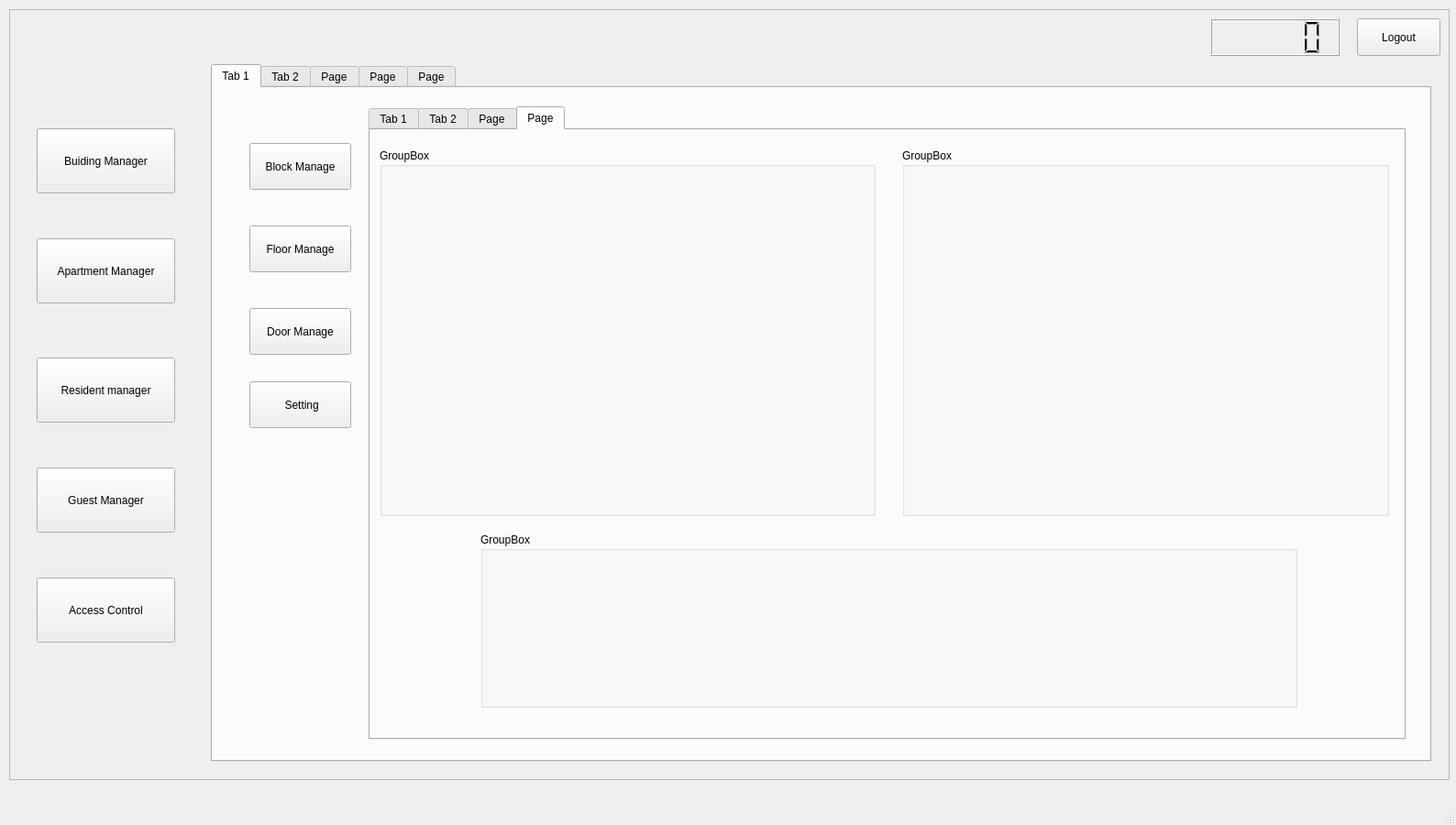
<?xml version="1.0" encoding="UTF-8"?>
<ui version="4.0">
 <class>MainWindow</class>
 <widget class="QMainWindow" name="MainWindow">
  <property name="geometry">
   <rect>
    <x>0</x>
    <y>0</y>
    <width>1588</width>
    <height>900</height>
   </rect>
  </property>
  <property name="windowTitle">
   <string>MainWindow</string>
  </property>
  <widget class="QWidget" name="centralwidget">
   <widget class="QFrame" name="frame_login">
    <property name="enabled">
     <bool>false</bool>
    </property>
    <property name="geometry">
     <rect>
      <x>390</x>
      <y>170</y>
      <width>851</width>
      <height>531</height>
     </rect>
    </property>
    <property name="font">
     <font>
      <pointsize>13</pointsize>
     </font>
    </property>
    <property name="frameShape">
     <enum>QFrame::NoFrame</enum>
    </property>
    <property name="frameShadow">
     <enum>QFrame::Raised</enum>
    </property>
    <widget class="QLabel" name="label_login">
     <property name="geometry">
      <rect>
       <x>270</x>
       <y>70</y>
       <width>311</width>
       <height>71</height>
      </rect>
     </property>
     <property name="font">
      <font>
       <pointsize>40</pointsize>
       <weight>75</weight>
       <bold>true</bold>
      </font>
     </property>
     <property name="text">
      <string>LOGIN</string>
     </property>
     <property name="alignment">
      <set>Qt::AlignCenter</set>
     </property>
    </widget>
    <widget class="QLabel" name="label_error">
     <property name="geometry">
      <rect>
       <x>200</x>
       <y>160</y>
       <width>451</width>
       <height>41</height>
      </rect>
     </property>
     <property name="font">
      <font>
       <pointsize>14</pointsize>
       <weight>75</weight>
       <italic>true</italic>
       <bold>true</bold>
      </font>
     </property>
     <property name="text">
      <string>Error</string>
     </property>
     <property name="alignment">
      <set>Qt::AlignCenter</set>
     </property>
    </widget>
    <widget class="QLabel" name="label_username">
     <property name="geometry">
      <rect>
       <x>170</x>
       <y>230</y>
       <width>101</width>
       <height>17</height>
      </rect>
     </property>
     <property name="font">
      <font>
       <pointsize>14</pointsize>
      </font>
     </property>
     <property name="text">
      <string>Username</string>
     </property>
    </widget>
    <widget class="QLabel" name="label_password">
     <property name="geometry">
      <rect>
       <x>170</x>
       <y>310</y>
       <width>101</width>
       <height>17</height>
      </rect>
     </property>
     <property name="font">
      <font>
       <pointsize>14</pointsize>
      </font>
     </property>
     <property name="text">
      <string>Password</string>
     </property>
    </widget>
    <widget class="QPushButton" name="pushButton_login">
     <property name="geometry">
      <rect>
       <x>360</x>
       <y>390</y>
       <width>131</width>
       <height>41</height>
      </rect>
     </property>
     <property name="font">
      <font>
       <pointsize>13</pointsize>
       <weight>75</weight>
       <bold>true</bold>
      </font>
     </property>
     <property name="text">
      <string>Login</string>
     </property>
    </widget>
    <widget class="QLineEdit" name="lineEdit_username">
     <property name="geometry">
      <rect>
       <x>310</x>
       <y>220</y>
       <width>291</width>
       <height>31</height>
      </rect>
     </property>
     <property name="focusPolicy">
      <enum>Qt::StrongFocus</enum>
     </property>
     <property name="placeholderText">
      <string>Enter your username</string>
     </property>
    </widget>
    <widget class="QLineEdit" name="lineEdit_password">
     <property name="geometry">
      <rect>
       <x>310</x>
       <y>290</y>
       <width>291</width>
       <height>31</height>
      </rect>
     </property>
     <property name="placeholderText">
      <string>Enter your password</string>
     </property>
    </widget>
   </widget>
   <widget class="QFrame" name="frame_main">
    <property name="geometry">
     <rect>
      <x>10</x>
      <y>10</y>
      <width>1571</width>
      <height>841</height>
     </rect>
    </property>
    <property name="frameShape">
     <enum>QFrame::StyledPanel</enum>
    </property>
    <property name="frameShadow">
     <enum>QFrame::Raised</enum>
    </property>
    <widget class="QPushButton" name="pushButton_buiding_manager">
     <property name="geometry">
      <rect>
       <x>30</x>
       <y>130</y>
       <width>151</width>
       <height>71</height>
      </rect>
     </property>
     <property name="text">
      <string>Buiding Manager</string>
     </property>
    </widget>
    <widget class="QPushButton" name="pushButton_resident_manager">
     <property name="geometry">
      <rect>
       <x>30</x>
       <y>380</y>
       <width>151</width>
       <height>71</height>
      </rect>
     </property>
     <property name="text">
      <string>Resident manager</string>
     </property>
    </widget>
    <widget class="QPushButton" name="pushButton_apartment_manager">
     <property name="geometry">
      <rect>
       <x>30</x>
       <y>250</y>
       <width>151</width>
       <height>71</height>
      </rect>
     </property>
     <property name="text">
      <string>Apartment Manager</string>
     </property>
    </widget>
    <widget class="QPushButton" name="pushButton_gest_manager">
     <property name="geometry">
      <rect>
       <x>30</x>
       <y>500</y>
       <width>151</width>
       <height>71</height>
      </rect>
     </property>
     <property name="text">
      <string>Guest Manager</string>
     </property>
    </widget>
    <widget class="QPushButton" name="pushButton_video_access_control">
     <property name="geometry">
      <rect>
       <x>30</x>
       <y>620</y>
       <width>151</width>
       <height>71</height>
      </rect>
     </property>
     <property name="text">
      <string>Access Control</string>
     </property>
    </widget>
    <widget class="QPushButton" name="pushButton_logout">
     <property name="geometry">
      <rect>
       <x>1470</x>
       <y>10</y>
       <width>91</width>
       <height>41</height>
      </rect>
     </property>
     <property name="text">
      <string>Logout</string>
     </property>
    </widget>
    <widget class="QTabWidget" name="tabWidget_main">
     <property name="geometry">
      <rect>
       <x>220</x>
       <y>60</y>
       <width>1331</width>
       <height>761</height>
      </rect>
     </property>
     <property name="currentIndex">
      <number>0</number>
     </property>
     <widget class="QWidget" name="tab">
      <attribute name="title">
       <string>Tab 1</string>
      </attribute>
      <widget class="QPushButton" name="pushButton_block_manage">
       <property name="geometry">
        <rect>
         <x>40</x>
         <y>60</y>
         <width>111</width>
         <height>51</height>
        </rect>
       </property>
       <property name="text">
        <string>Block Manage</string>
       </property>
      </widget>
      <widget class="QPushButton" name="pushButton_floor_manage">
       <property name="geometry">
        <rect>
         <x>40</x>
         <y>150</y>
         <width>111</width>
         <height>51</height>
        </rect>
       </property>
       <property name="text">
        <string>Floor Manage</string>
       </property>
      </widget>
      <widget class="QPushButton" name="pushButton_door_manage">
       <property name="geometry">
        <rect>
         <x>40</x>
         <y>240</y>
         <width>111</width>
         <height>51</height>
        </rect>
       </property>
       <property name="text">
        <string>Door Manage</string>
       </property>
      </widget>
      <widget class="QTabWidget" name="tabWidget_block_manage">
       <property name="geometry">
        <rect>
         <x>170</x>
         <y>20</y>
         <width>1131</width>
         <height>691</height>
        </rect>
       </property>
       <property name="currentIndex">
        <number>3</number>
       </property>
       <widget class="QWidget" name="tab_6">
        <attribute name="title">
         <string>Tab 1</string>
        </attribute>
        <widget class="QGroupBox" name="groupBox_block_edit">
         <property name="geometry">
          <rect>
           <x>710</x>
           <y>60</y>
           <width>401</width>
           <height>491</height>
          </rect>
         </property>
         <property name="title">
          <string/>
         </property>
         <widget class="QLabel" name="label_2">
          <property name="geometry">
           <rect>
            <x>20</x>
            <y>40</y>
            <width>81</width>
            <height>31</height>
           </rect>
          </property>
          <property name="text">
           <string>ID</string>
          </property>
         </widget>
         <widget class="QLineEdit" name="lineEdit_id_block">
          <property name="geometry">
           <rect>
            <x>170</x>
            <y>40</y>
            <width>111</width>
            <height>31</height>
           </rect>
          </property>
         </widget>
         <widget class="QLabel" name="label_3">
          <property name="geometry">
           <rect>
            <x>20</x>
            <y>100</y>
            <width>81</width>
            <height>31</height>
           </rect>
          </property>
          <property name="text">
           <string>Name</string>
          </property>
         </widget>
         <widget class="QLabel" name="label_4">
          <property name="geometry">
           <rect>
            <x>20</x>
            <y>160</y>
            <width>131</width>
            <height>31</height>
           </rect>
          </property>
          <property name="text">
           <string>Number of Floor</string>
          </property>
         </widget>
         <widget class="QLabel" name="label_5">
          <property name="geometry">
           <rect>
            <x>20</x>
            <y>220</y>
            <width>131</width>
            <height>31</height>
           </rect>
          </property>
          <property name="text">
           <string>Location</string>
          </property>
         </widget>
         <widget class="QLabel" name="label_6">
          <property name="geometry">
           <rect>
            <x>20</x>
            <y>280</y>
            <width>131</width>
            <height>31</height>
           </rect>
          </property>
          <property name="text">
           <string>Acreage</string>
          </property>
         </widget>
         <widget class="QLineEdit" name="lineEdit_name_block">
          <property name="geometry">
           <rect>
            <x>170</x>
            <y>100</y>
            <width>221</width>
            <height>31</height>
           </rect>
          </property>
         </widget>
         <widget class="QLineEdit" name="lineEdit_location_block">
          <property name="geometry">
           <rect>
            <x>170</x>
            <y>220</y>
            <width>221</width>
            <height>31</height>
           </rect>
          </property>
         </widget>
         <widget class="QSpinBox" name="spinBox_numOfFloor_block">
          <property name="geometry">
           <rect>
            <x>170</x>
            <y>160</y>
            <width>61</width>
            <height>31</height>
           </rect>
          </property>
         </widget>
         <widget class="QDoubleSpinBox" name="doubleSpinBox_acreage_block">
          <property name="geometry">
           <rect>
            <x>170</x>
            <y>280</y>
            <width>111</width>
            <height>31</height>
           </rect>
          </property>
         </widget>
         <widget class="QLabel" name="label_7">
          <property name="geometry">
           <rect>
            <x>290</x>
            <y>280</y>
            <width>81</width>
            <height>31</height>
           </rect>
          </property>
          <property name="text">
           <string>m2</string>
          </property>
         </widget>
         <widget class="QPushButton" name="pushButton_add_block">
          <property name="geometry">
           <rect>
            <x>10</x>
            <y>440</y>
            <width>111</width>
            <height>41</height>
           </rect>
          </property>
          <property name="text">
           <string>Add</string>
          </property>
         </widget>
         <widget class="QPushButton" name="pushButton_edit_block">
          <property name="geometry">
           <rect>
            <x>150</x>
            <y>440</y>
            <width>111</width>
            <height>41</height>
           </rect>
          </property>
          <property name="text">
           <string>Edit</string>
          </property>
         </widget>
         <widget class="QPushButton" name="pushButton_delete_block">
          <property name="geometry">
           <rect>
            <x>290</x>
            <y>440</y>
            <width>101</width>
            <height>41</height>
           </rect>
          </property>
          <property name="text">
           <string>Delete</string>
          </property>
         </widget>
        </widget>
        <widget class="QGroupBox" name="groupBox_table_block">
         <property name="geometry">
          <rect>
           <x>30</x>
           <y>60</y>
           <width>621</width>
           <height>491</height>
          </rect>
         </property>
         <property name="title">
          <string/>
         </property>
         <widget class="QComboBox" name="comboBox_search_block">
          <property name="geometry">
           <rect>
            <x>20</x>
            <y>30</y>
            <width>161</width>
            <height>31</height>
           </rect>
          </property>
         </widget>
         <widget class="QLineEdit" name="lineEdit_search_block">
          <property name="geometry">
           <rect>
            <x>320</x>
            <y>30</y>
            <width>281</width>
            <height>31</height>
           </rect>
          </property>
          <property name="placeholderText">
           <string>Enter the value of block to seach</string>
          </property>
         </widget>
         <widget class="QTableView" name="tableView_block">
          <property name="geometry">
           <rect>
            <x>20</x>
            <y>80</y>
            <width>581</width>
            <height>401</height>
           </rect>
          </property>
         </widget>
        </widget>
       </widget>
       <widget class="QWidget" name="tab_7">
        <attribute name="title">
         <string>Tab 2</string>
        </attribute>
        <widget class="QGroupBox" name="groupBox_floor_edit">
         <property name="geometry">
          <rect>
           <x>710</x>
           <y>60</y>
           <width>401</width>
           <height>491</height>
          </rect>
         </property>
         <property name="title">
          <string/>
         </property>
         <widget class="QLabel" name="label_8">
          <property name="geometry">
           <rect>
            <x>20</x>
            <y>40</y>
            <width>81</width>
            <height>31</height>
           </rect>
          </property>
          <property name="text">
           <string>ID</string>
          </property>
         </widget>
         <widget class="QLineEdit" name="lineEdit_id_floor">
          <property name="geometry">
           <rect>
            <x>170</x>
            <y>40</y>
            <width>111</width>
            <height>31</height>
           </rect>
          </property>
         </widget>
         <widget class="QLabel" name="label_9">
          <property name="geometry">
           <rect>
            <x>20</x>
            <y>100</y>
            <width>81</width>
            <height>31</height>
           </rect>
          </property>
          <property name="text">
           <string>Name</string>
          </property>
         </widget>
         <widget class="QLabel" name="label_10">
          <property name="geometry">
           <rect>
            <x>20</x>
            <y>160</y>
            <width>131</width>
            <height>31</height>
           </rect>
          </property>
          <property name="text">
           <string>Building</string>
          </property>
         </widget>
         <widget class="QLabel" name="label_11">
          <property name="geometry">
           <rect>
            <x>20</x>
            <y>220</y>
            <width>131</width>
            <height>31</height>
           </rect>
          </property>
          <property name="text">
           <string>Type Of Floor</string>
          </property>
         </widget>
         <widget class="QLabel" name="label_12">
          <property name="geometry">
           <rect>
            <x>20</x>
            <y>280</y>
            <width>141</width>
            <height>31</height>
           </rect>
          </property>
          <property name="text">
           <string>Num Of Apartment</string>
          </property>
         </widget>
         <widget class="QLineEdit" name="lineEdit_name_block_2">
          <property name="geometry">
           <rect>
            <x>170</x>
            <y>100</y>
            <width>211</width>
            <height>31</height>
           </rect>
          </property>
         </widget>
         <widget class="QPushButton" name="pushButton_add_floor">
          <property name="geometry">
           <rect>
            <x>10</x>
            <y>440</y>
            <width>111</width>
            <height>41</height>
           </rect>
          </property>
          <property name="text">
           <string>Add</string>
          </property>
         </widget>
         <widget class="QPushButton" name="pushButton_edit_floor">
          <property name="geometry">
           <rect>
            <x>150</x>
            <y>440</y>
            <width>111</width>
            <height>41</height>
           </rect>
          </property>
          <property name="text">
           <string>Edit</string>
          </property>
         </widget>
         <widget class="QPushButton" name="pushButton_delete_floor">
          <property name="geometry">
           <rect>
            <x>290</x>
            <y>440</y>
            <width>101</width>
            <height>41</height>
           </rect>
          </property>
          <property name="text">
           <string>Delete</string>
          </property>
         </widget>
         <widget class="QComboBox" name="comboBox_floor_building">
          <property name="geometry">
           <rect>
            <x>170</x>
            <y>160</y>
            <width>181</width>
            <height>31</height>
           </rect>
          </property>
         </widget>
         <widget class="QComboBox" name="comboBox_typeOfFloor">
          <property name="geometry">
           <rect>
            <x>170</x>
            <y>220</y>
            <width>181</width>
            <height>31</height>
           </rect>
          </property>
         </widget>
         <widget class="QSpinBox" name="spinBox_numOfApartment">
          <property name="geometry">
           <rect>
            <x>170</x>
            <y>280</y>
            <width>81</width>
            <height>31</height>
           </rect>
          </property>
         </widget>
        </widget>
        <widget class="QGroupBox" name="groupBox_table_floor">
         <property name="geometry">
          <rect>
           <x>30</x>
           <y>60</y>
           <width>621</width>
           <height>491</height>
          </rect>
         </property>
         <property name="title">
          <string/>
         </property>
         <widget class="QComboBox" name="comboBox_search_floor">
          <property name="geometry">
           <rect>
            <x>20</x>
            <y>30</y>
            <width>161</width>
            <height>31</height>
           </rect>
          </property>
         </widget>
         <widget class="QLineEdit" name="lineEdit_search_floor">
          <property name="geometry">
           <rect>
            <x>320</x>
            <y>30</y>
            <width>281</width>
            <height>31</height>
           </rect>
          </property>
          <property name="placeholderText">
           <string>Enter the value of floor to seach</string>
          </property>
         </widget>
         <widget class="QTableView" name="tableView_floor">
          <property name="geometry">
           <rect>
            <x>20</x>
            <y>80</y>
            <width>581</width>
            <height>401</height>
           </rect>
          </property>
         </widget>
        </widget>
       </widget>
       <widget class="QWidget" name="tab_8">
        <attribute name="title">
         <string>Page</string>
        </attribute>
        <widget class="QGroupBox" name="groupBox_table_floor_2">
         <property name="geometry">
          <rect>
           <x>30</x>
           <y>60</y>
           <width>621</width>
           <height>491</height>
          </rect>
         </property>
         <property name="title">
          <string/>
         </property>
         <widget class="QComboBox" name="comboBox_search_door">
          <property name="geometry">
           <rect>
            <x>20</x>
            <y>30</y>
            <width>161</width>
            <height>31</height>
           </rect>
          </property>
         </widget>
         <widget class="QLineEdit" name="lineEdit_search_door">
          <property name="geometry">
           <rect>
            <x>320</x>
            <y>30</y>
            <width>281</width>
            <height>31</height>
           </rect>
          </property>
          <property name="placeholderText">
           <string>Enter the value of floor to seach</string>
          </property>
         </widget>
         <widget class="QTableView" name="tableView_door">
          <property name="geometry">
           <rect>
            <x>20</x>
            <y>80</y>
            <width>581</width>
            <height>401</height>
           </rect>
          </property>
         </widget>
        </widget>
        <widget class="QGroupBox" name="groupBox_floor_edit_2">
         <property name="geometry">
          <rect>
           <x>710</x>
           <y>60</y>
           <width>401</width>
           <height>491</height>
          </rect>
         </property>
         <property name="title">
          <string/>
         </property>
         <widget class="QLabel" name="label_13">
          <property name="geometry">
           <rect>
            <x>20</x>
            <y>40</y>
            <width>81</width>
            <height>31</height>
           </rect>
          </property>
          <property name="text">
           <string>ID</string>
          </property>
         </widget>
         <widget class="QLineEdit" name="lineEdit_id_door">
          <property name="geometry">
           <rect>
            <x>170</x>
            <y>40</y>
            <width>111</width>
            <height>31</height>
           </rect>
          </property>
         </widget>
         <widget class="QLabel" name="label_14">
          <property name="geometry">
           <rect>
            <x>20</x>
            <y>100</y>
            <width>81</width>
            <height>31</height>
           </rect>
          </property>
          <property name="text">
           <string>Name</string>
          </property>
         </widget>
         <widget class="QLabel" name="label_15">
          <property name="geometry">
           <rect>
            <x>20</x>
            <y>160</y>
            <width>131</width>
            <height>31</height>
           </rect>
          </property>
          <property name="text">
           <string>Floor</string>
          </property>
         </widget>
         <widget class="QLabel" name="label_16">
          <property name="geometry">
           <rect>
            <x>20</x>
            <y>220</y>
            <width>131</width>
            <height>31</height>
           </rect>
          </property>
          <property name="text">
           <string>Permission</string>
          </property>
         </widget>
         <widget class="QLineEdit" name="lineEdit_name_door">
          <property name="geometry">
           <rect>
            <x>170</x>
            <y>100</y>
            <width>211</width>
            <height>31</height>
           </rect>
          </property>
         </widget>
         <widget class="QPushButton" name="pushButton_add_floor_2">
          <property name="geometry">
           <rect>
            <x>10</x>
            <y>440</y>
            <width>111</width>
            <height>41</height>
           </rect>
          </property>
          <property name="text">
           <string>Add</string>
          </property>
         </widget>
         <widget class="QPushButton" name="pushButton_edit_floor_2">
          <property name="geometry">
           <rect>
            <x>150</x>
            <y>440</y>
            <width>111</width>
            <height>41</height>
           </rect>
          </property>
          <property name="text">
           <string>Edit</string>
          </property>
         </widget>
         <widget class="QPushButton" name="pushButton_delete_floor_2">
          <property name="geometry">
           <rect>
            <x>290</x>
            <y>440</y>
            <width>101</width>
            <height>41</height>
           </rect>
          </property>
          <property name="text">
           <string>Delete</string>
          </property>
         </widget>
         <widget class="QComboBox" name="comboBox_door_permission">
          <property name="geometry">
           <rect>
            <x>170</x>
            <y>220</y>
            <width>181</width>
            <height>31</height>
           </rect>
          </property>
         </widget>
         <widget class="QSpinBox" name="spinBox_floor_floorNumber">
          <property name="geometry">
           <rect>
            <x>170</x>
            <y>160</y>
            <width>81</width>
            <height>31</height>
           </rect>
          </property>
         </widget>
        </widget>
       </widget>
       <widget class="QWidget" name="tab_9">
        <attribute name="title">
         <string>Page</string>
        </attribute>
        <widget class="QGroupBox" name="groupBox">
         <property name="geometry">
          <rect>
           <x>10</x>
           <y>20</y>
           <width>541</width>
           <height>401</height>
          </rect>
         </property>
         <property name="title">
          <string>GroupBox</string>
         </property>
        </widget>
        <widget class="QGroupBox" name="groupBox_2">
         <property name="geometry">
          <rect>
           <x>580</x>
           <y>20</y>
           <width>531</width>
           <height>401</height>
          </rect>
         </property>
         <property name="title">
          <string>GroupBox</string>
         </property>
        </widget>
        <widget class="QGroupBox" name="groupBox_3">
         <property name="geometry">
          <rect>
           <x>120</x>
           <y>439</y>
           <width>891</width>
           <height>191</height>
          </rect>
         </property>
         <property name="title">
          <string>GroupBox</string>
         </property>
        </widget>
       </widget>
      </widget>
      <widget class="QPushButton" name="pushButton_door_manage_2">
       <property name="geometry">
        <rect>
         <x>40</x>
         <y>320</y>
         <width>111</width>
         <height>51</height>
        </rect>
       </property>
       <property name="text">
        <string> Setting</string>
       </property>
      </widget>
     </widget>
     <widget class="QWidget" name="tab_2">
      <attribute name="title">
       <string>Tab 2</string>
      </attribute>
     </widget>
     <widget class="QWidget" name="tab_3">
      <attribute name="title">
       <string>Page</string>
      </attribute>
     </widget>
     <widget class="QWidget" name="tab_4">
      <attribute name="title">
       <string>Page</string>
      </attribute>
     </widget>
     <widget class="QWidget" name="tab_5">
      <attribute name="title">
       <string>Page</string>
      </attribute>
     </widget>
    </widget>
    <widget class="QLCDNumber" name="lcdNumber_time">
     <property name="geometry">
      <rect>
       <x>1310</x>
       <y>10</y>
       <width>141</width>
       <height>41</height>
      </rect>
     </property>
    </widget>
   </widget>
  </widget>
  <widget class="QMenuBar" name="menubar">
   <property name="geometry">
    <rect>
     <x>0</x>
     <y>0</y>
     <width>1588</width>
     <height>22</height>
    </rect>
   </property>
  </widget>
  <widget class="QStatusBar" name="statusbar"/>
 </widget>
 <resources/>
 <connections/>
</ui>
